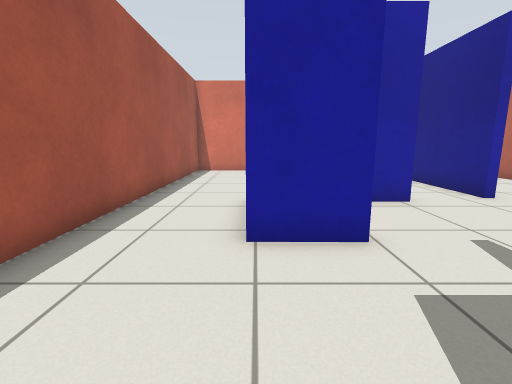
view 1 (above)

14 first-person views from a walk through a world built for the Gazebo simulator. The camera is 0.8 m above the floor, tilts 10° down and sees 85° across. The floor is counted in squares, 0.5 m on a side. Each view is taken from the middle of a square. On the plan, view 1 faces up. The plan holds only what a view shows up to about 14 squares ahead; the rest is blank.

view 2
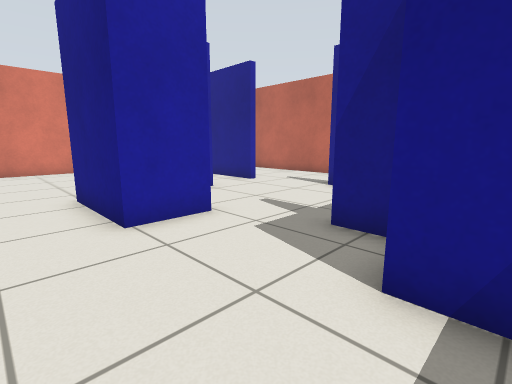

view 3
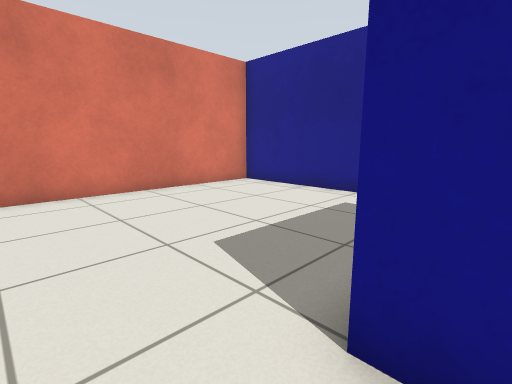

view 4
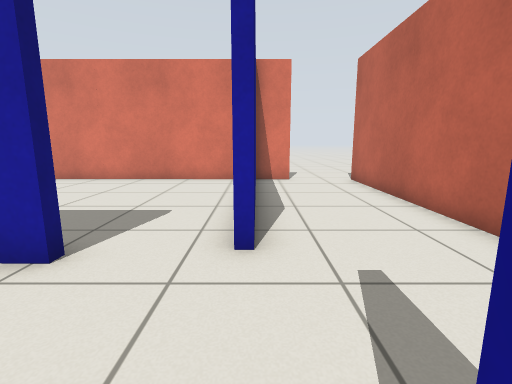

view 5
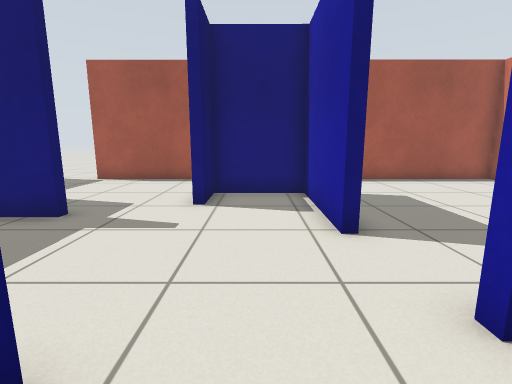

view 6
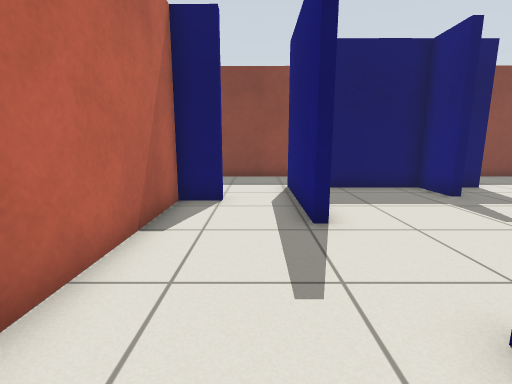

view 7
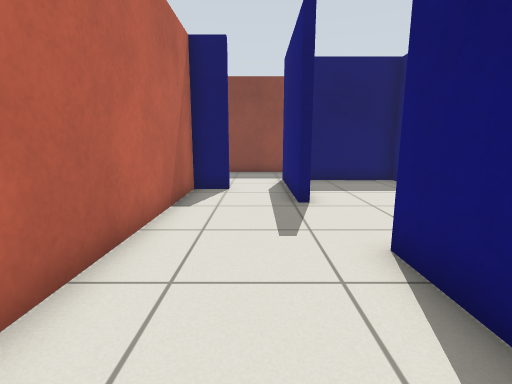

view 8
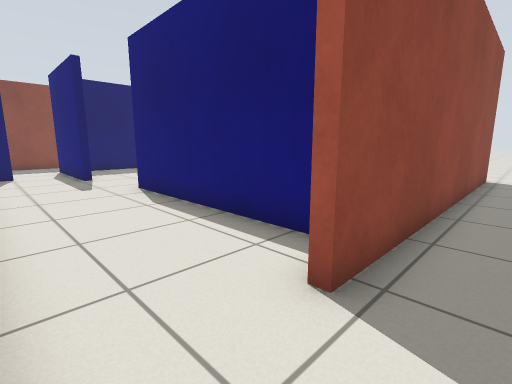

view 9
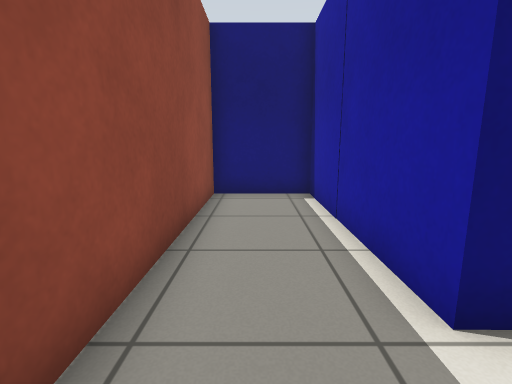

view 10
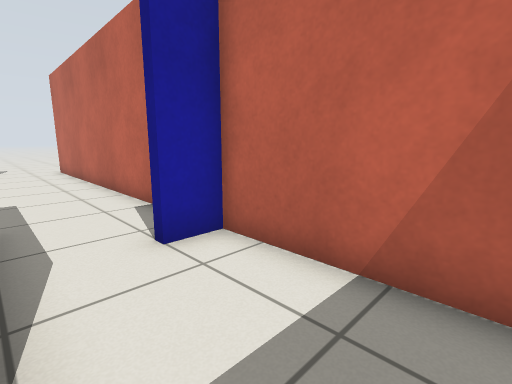

view 11
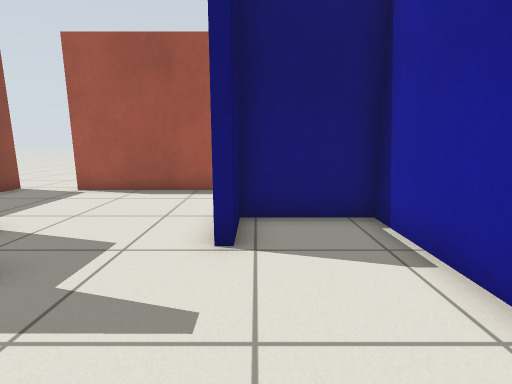

view 12
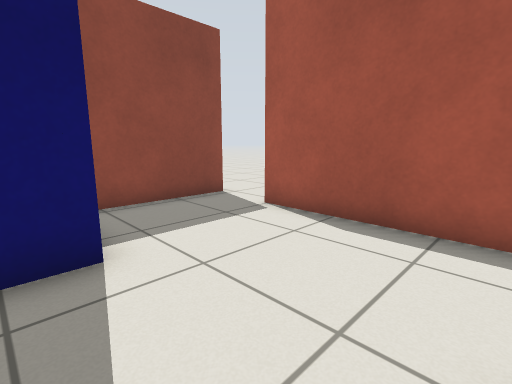

view 13
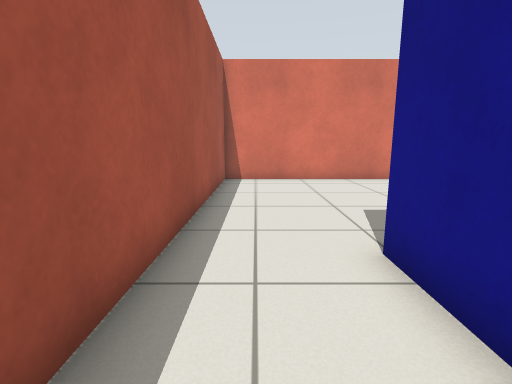

view 14
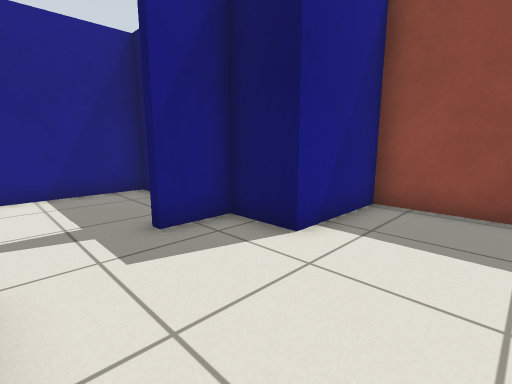

### Floor plan
Key: @ floor where view 1 was taken; # wall or solid block; . floor.
Columns run from 5 left of view 1 to 11 right of it. Each row starts with its distance up from view 1.
 18     .............
 17   ############...
 16   #.........#...#
 15   #.........#...#
 14   #.........#...#
 13   #.........#...#
 12   #.........#...#
 11   #.........#...#
 10   #.........#...#
  9   #.........#...#
  8   #..#####......#
  7   #..#..........#
  6   #..#..........#
  5   #..##.........#
  4   #..........#..#
  3   #..........#..#
  2   #..........#.##
  1   #.....#....#..#
  0   #..@########..#
 -1  .#...#.........#
 -2 ......#.........#
 -3 ..###############
 -4 ..

Where each view was taken, in squares from view 1:
view 1: 0 up, 0 right, facing up
view 2: 1 down, 2 left, facing up-right
view 3: 7 up, 2 left, facing up-right
view 4: 4 up, 7 right, facing up
view 5: 6 up, 9 right, facing left
view 6: 10 up, 9 right, facing down
view 7: 12 up, 9 right, facing down
view 8: 18 up, 11 right, facing down-left
view 9: 2 down, 10 right, facing left
view 10: 2 down, 8 right, facing up-right
view 11: 5 up, 6 right, facing left
view 12: 4 up, 2 right, facing down-left
view 13: 4 up, 2 left, facing up
view 14: 4 up, 2 left, facing down-right
